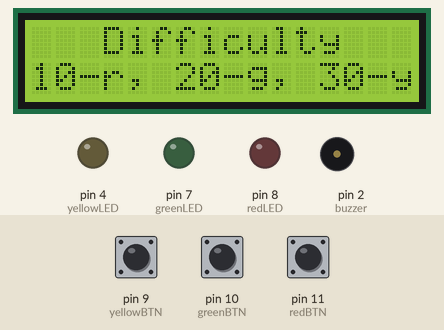
Recording of a sketch running on a simulated Arduino Uno, built with avr-gcc and run on an emulated ATmega328P. Parts: 16×2 character LCD, output pins drawn as LEDs (lit = HIGH), buzzer (waves = sounding). The inputs (shaded band) are chosen by the test bench; at power-on: pin 9 (yellowBTN) LOW, pin 10 (greenBTN) LOW, pin 11 (redBTN) LOW. Random numbers use the default seed unless the sketch sets one.

Above: at 3.9 s.
4.0 s: pin 9 (yellowBTN) pulled HIGH for 0.15 s
At 6.4 s:
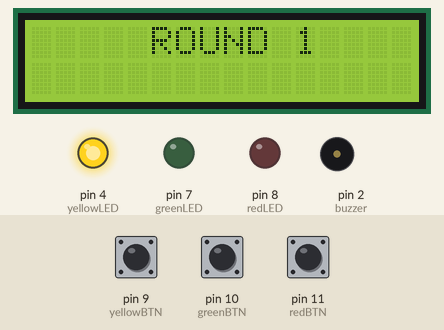
At 6.9 s:
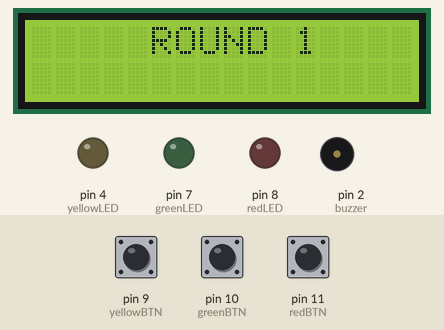
7.1 s: pin 10 (greenBTN) pulled HIGH for 0.15 s
At 9.2 s:
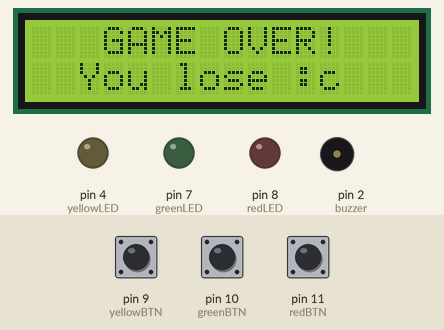
Timing chart, 0 to 10.7 s (numbered marks = the images above; inputs shaded):
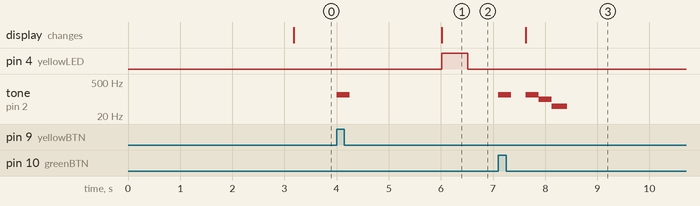

The sketch:

sketch.ino
```cpp
#include <LiquidCrystal_I2C.h>

// LCD
#define LCD_ADDR 0x27
#define LCD_COLUMNS 16
#define LCD_ROWS 2

LiquidCrystal_I2C lcd(LCD_ADDR, LCD_COLUMNS, LCD_ROWS);

// LEDs
int redLED = 8;
int greenLED = 7;
int yellowLED = 4;

// button states
int redBTNstate = 0;
int greenBTNstate = 0;
int yellowBTNstate = 0;

// buttons
int redBTN = 11;
int greenBTN = 10;
int yellowBTN = 9;

// sequence
int maxSequenceLength = 10;
int* sequence;
int currentSequenceLength = 0;

// Buzzer
int buzzer = 2;
int buzzerLoud = 150;
int buzzerDuration = 250;

// play
void randomLedOrder(){
  sequence = new int[maxSequenceLength];
  for (int i=0; i<maxSequenceLength; i++){
    sequence[i] = random(1, 4);
  }
}

void ledOnOff(int pin){
  digitalWrite(pin, HIGH);
  delay(500);
  digitalWrite(pin, LOW);
}

void showSequence(){
  for (int i=0; i<=currentSequenceLength; i++){
    switch (sequence[i]){
      case 1:
        ledOnOff(redLED);
        break;
      case 2:
        ledOnOff(greenLED);
        break;
      case 3:
        ledOnOff(yellowLED);
        break;
    }
    delay(500);
  }
}

boolean isSequenceCorrect(int* arr){
  for (int i=0; i<=currentSequenceLength; i++){
    if (arr[i] != sequence[i]){
      return false;
    }
  }

  return true;
}

void chooseDifficultyLevel(){
  lcd.clear();
  lcd.setCursor(3,0);
  lcd.print("Difficulty");
  lcd.setCursor(0,1);
  lcd.print("10-r, 20-g, 30-y");

  while(true){
    redBTNstate = digitalRead(redBTN);
    greenBTNstate = digitalRead(greenBTN);
    yellowBTNstate = digitalRead(yellowBTN);

    if (redBTNstate == 1) {
      maxSequenceLength = 10;
      tone(buzzer, buzzerLoud, buzzerDuration);
      break;
    } else {}

    if (greenBTNstate == 1) {
      maxSequenceLength = 20;
      tone(buzzer, buzzerLoud, buzzerDuration);
      break;
    } else {}

    if (yellowBTNstate == 1) {
      maxSequenceLength = 30;
      tone(buzzer, buzzerLoud, buzzerDuration);
      break;
    } else {}
  }
  delay(2000);

}

void simonSays(){
  int btnCount;

  lcd.setCursor(3,0);
  lcd.print("SIMON SAYS");
  lcd.setCursor(0,1);
  lcd.print("Repeat after me");

  delay(3000);

  chooseDifficultyLevel();
  randomLedOrder();

  //Serial.println("SIMON SAYS");
  //Serial.println("Repeat the sequence");

  for (currentSequenceLength; currentSequenceLength<maxSequenceLength; currentSequenceLength++){

    btnCount = 0;
    int buttonsClicked[currentSequenceLength+1];

    lcd.clear();
    lcd.setCursor(5,0);
    lcd.print("ROUND " + String(currentSequenceLength+1));
    lcd.setCursor(0,1);

    showSequence();

    while (btnCount < currentSequenceLength+1){
      redBTNstate = digitalRead(redBTN);
      greenBTNstate = digitalRead(greenBTN);
      yellowBTNstate = digitalRead(yellowBTN);

      if (redBTNstate == 1) {
          buttonsClicked[btnCount] = 1;
          //Serial.print("red ");
          btnCount++;
          tone(buzzer, buzzerLoud, buzzerDuration);
          delay(500);
      } else {}

      if (greenBTNstate == 1) {
          buttonsClicked[btnCount] = 2;
          //Serial.print("green ");
          btnCount++;
          tone(buzzer, buzzerLoud, buzzerDuration);
          delay(500);
      } else {}

      if (yellowBTNstate == 1) {
          buttonsClicked[btnCount] = 3;
          //Serial.print("yellow ");
          btnCount++;
          tone(buzzer, buzzerLoud, buzzerDuration);
          delay(500);
      } else {}

    }
    // Serial.println();

    if (!isSequenceCorrect(buttonsClicked)){
      lcd.clear();
      lcd.setCursor(3,0);
      lcd.print("GAME OVER!");
      lcd.setCursor(2,1);
      lcd.print("You lose :c");
      tone(buzzer, buzzerLoud, buzzerDuration);
      delay(250);
      tone(buzzer, buzzerLoud-50, buzzerDuration);
      delay(250);
      tone(buzzer, buzzerLoud-100, buzzerDuration+50);
      //Serial.println("GAME OVER! You lose :c");
      return;
    }

    delay(1000);

  }

  lcd.clear();
  lcd.setCursor(3,0);
  lcd.print("Congrats!");
  lcd.setCursor(2,1);
  lcd.print(" You won! c:");
  tone(buzzer, buzzerLoud, buzzerDuration);
  delay(250);
  tone(buzzer, buzzerLoud+100, buzzerDuration+50);
  //Serial.println("Congrats! You won! c:");
}

void setup() {
  // put your setup code here, to run once:
  pinMode(redLED, OUTPUT);
  pinMode(greenLED, OUTPUT);
  pinMode(yellowLED, OUTPUT);

  pinMode(redBTN, INPUT);
  pinMode(greenBTN, INPUT);
  pinMode(yellowBTN, INPUT);

  randomSeed(analogRead(0));

  lcd.begin(16,2);
  lcd.init();
  lcd.backlight();

  //lcd.setCursor(5,0);
  //lcd.print("SIEMANO");

  Serial.begin(9600);

  //randomLedOrder();
  simonSays();

}

void loop() {
  // put your main code here, to run repeatedly:

}
```

Measured:
- after the input at 4.0 s, pin 4 (yellowLED): LOW → HIGH after 2.0 s, → LOW 0.50 s later; tone on pin 2 (buzzer): silent → 150 Hz at once, → silent 0.25 s later; the display: changes after 2.0 s (image 1)
- after the input at 7.1 s, tone on pin 2 (buzzer): plays 150 Hz for 0.25 s, 150 Hz for 0.25 s, 100 Hz for 0.25 s, 50 Hz for 0.30 s, starting at once; the display: changes after 0.52 s (image 3)
